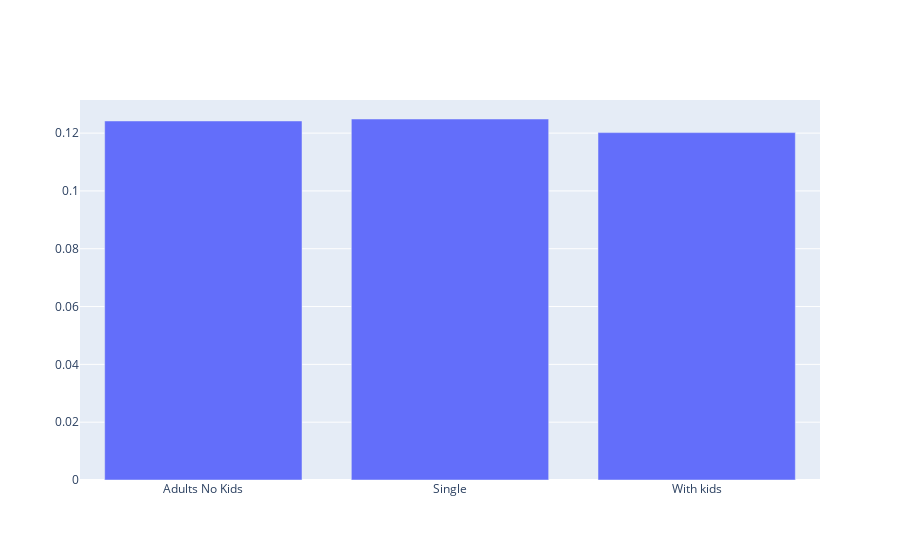

Notebook cell for this chart:
### Code cell
fig = go.Figure()
fig.add_trace(
    go.Bar(x=df_group_comp["Meat"].index,
               y=df_group_comp["Meat"].values,
               name="High"))

### Figure 1 — Plotly figure (JSON) as saved in the notebook; plotly's stock layout.template omitted (floating-point values rounded to 4 significant figures)
{"data": [{"name": "High", "type": "bar", "x": ["Adults No Kids", "Single", "With kids"], "y": [0.1242, 0.1249, 0.1202]}], "layout": {"autosize": true, "xaxis": {"autorange": true, "range": [-0.5, 2.5], "type": "category"}, "yaxis": {"autorange": true, "range": [0, 0.1315], "type": "linear"}}}
